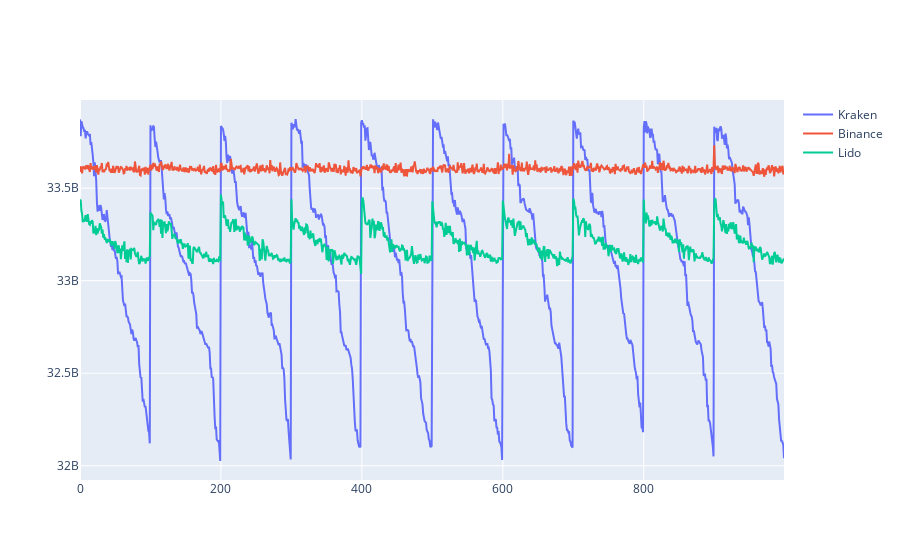

Notebook cell for this chart:
### Code cell
import plotly.graph_objects as go

fig = go.Figure(data=[
    go.Scatter(name='Kraken', x=lst, y = kraken),
    go.Scatter(name='Binance', x=lst, y = binance),
    go.Scatter(name='Lido', x=lst, y= lido)
])

fig.show()

### Figure 1 — Plotly figure (JSON) as saved in the notebook; plotly's stock layout.template omitted (floating-point values rounded to 4 significant figures; data arrays with more than 128 entries replaced by an {"elided": "..."} marker saying what was removed)
{"data": [{"name": "Kraken", "type": "scatter", "x": {"elided": "10000 int values"}, "y": {"elided": "1000 int values"}}, {"name": "Binance", "type": "scatter", "x": {"elided": "10000 int values"}, "y": {"elided": "1000 int values"}}, {"name": "Lido", "type": "scatter", "x": {"elided": "10000 int values"}, "y": {"elided": "1000 int values"}}], "layout": {"autosize": true, "dragmode": "pan", "xaxis": {"autorange": true, "range": [0, 999], "type": "linear"}, "yaxis": {"autorange": true, "range": [31920000000.0, 33980000000.0], "type": "linear"}}}
